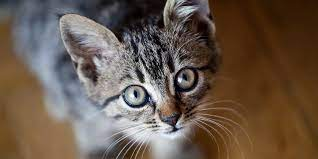
#> input picture data/cat.jpeg, 318 x 159 px
$ jupyter execute assignment8.ipynb
#> lines starting #> are read from the running program, lines starting #| are printed output that depends on the picture
# Math for Machine Learning Exercise

[cell 1]
import numpy as np
import matplotlib.pyplot as plt
from numpy.linalg import svd
from PIL import Image
import cv2
import sys
from ipywidgets import interact, interactive, interact_manual

[cell 2]
# replace images with the image you want to compress
images = {
    "Cat": np.asarray(Image.open('data/cat.jpeg')),

}

[cell 3]
def show_images(img_name):
    'It will show image in widgets'
    print("Loading...")
    plt.title("Image Name: "+img_name+"\n")
    plt.imshow(images[img_name])
    plt.axis('off')
    plt.show()

[cell 4]
interact(show_images, img_name=list(images.keys()))
#> the sliders are set to img_name = Cat

[cell 5]
import numpy as np

class PCA:
    def __init__(self, k_components):
        self.k_components = k_components
        self.components = None
        self.X_avg = None

    def fit(self, X):
        self.X_avg = np.mean(X, axis=0)
        X = X - self.X_avg
        # covariance
        covariance = np.cov(X.T)
        eigenvalues, eigenvectors = np.linalg.eig(covariance)
        eigenvectors = eigenvectors.T
        idxs = np.argsort(eigenvalues)[::-1]
        eigenvalues = eigenvalues[idxs]
        eigenvectors = eigenvectors[idxs]
        # save first n eigenvectors
        self.components = eigenvectors[0:self.k_components]

    def transform(self, X):
        # project data
        X = X - self.X_avg
        return np.dot(X, self.components.T)

[cell 6]
pca = PCA(12)
img = images['Cat']
#> img is the input picture: shape (159, 318, 3); mean R, G, B 105.2, 88.6, 75.5
img_r = np.reshape(img, (img.shape[0], img.shape[1] * img.shape[2]))
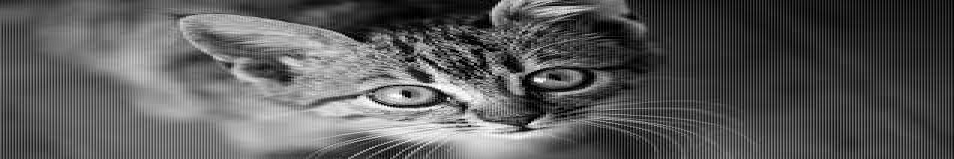
#> img_r: shape (159, 954); min 0, max 255, mean 89.8
pca.fit(img_r)
#> in fit, `self.X_avg = np.mean(X, axis=0)`: self.X_avg = 954 values, max 147.7 at index 311, min 15.62 at index 953, mean 89.76
#> in fit, `X = X - self.X_avg`:
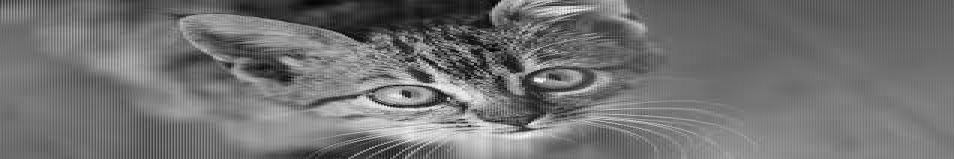
#> X: shape (159, 954) float64; min -134.2, max 165.2, mean 0; drawn with min black and max white
#> in fit, `covariance = np.cov(X.T)`:
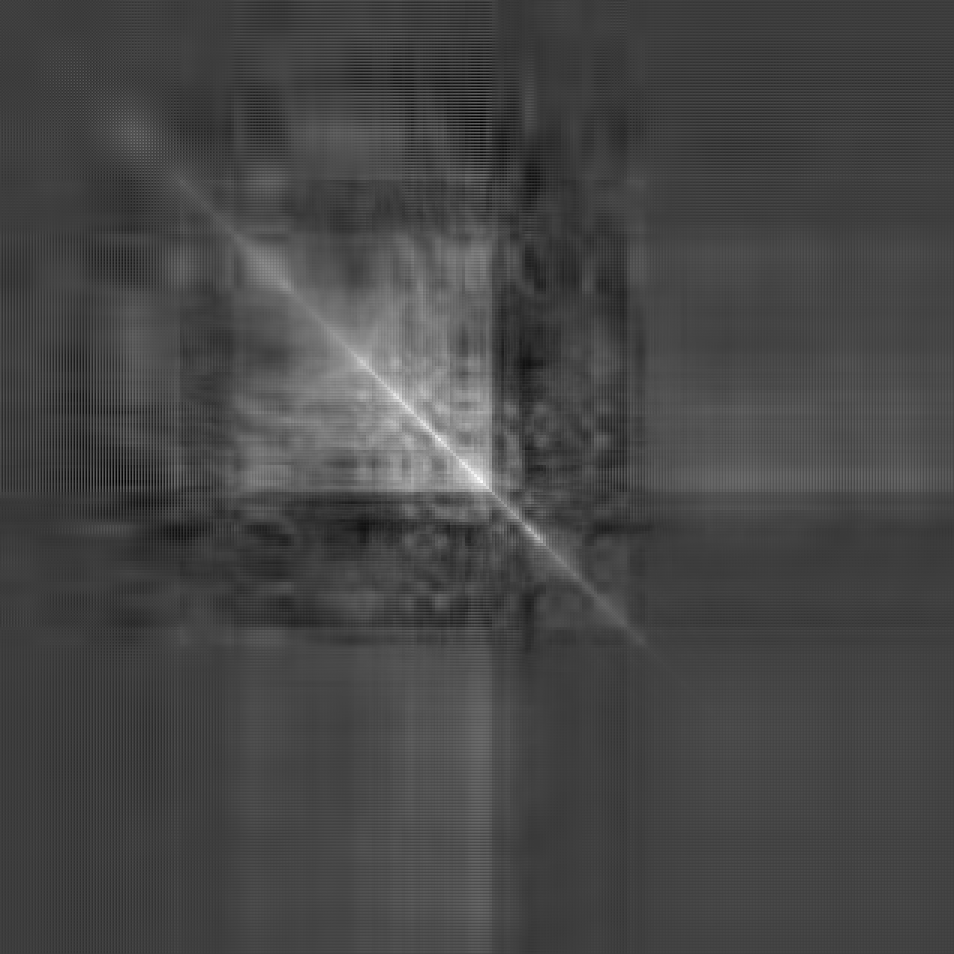
#> covariance: shape (954, 954) float64; min -2152.2, max 6800.6, mean 307; drawn with min black and max white
#> in fit, `idxs = np.argsort(eigenvalues)[::-1]`: idxs = 954 values, max 953 at index 533, min 0 at index 0, mean 476.5

[cell 7]
img_c = pca.transform(img_r)
temp = np.dot(img_c, pca.components) + pca.X_avg
temp = np.reshape(temp, img.shape)
print(temp.shape)
#| (159, 318, 3)
plt.imshow(np.array(temp).astype(int))
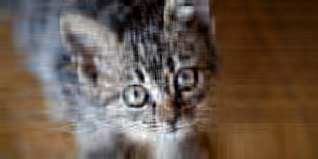
#> shown: shape (159, 318, 3); mean R, G, B 104.7, 88.1, 75.1

$ run again, with data/flower.jpg copied over data/cat.jpeg
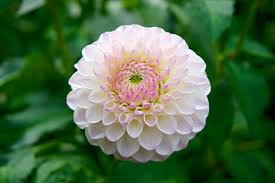
#> input picture data/flower.jpg, 275 x 183 px
#> img is the input picture: shape (183, 275, 3); mean R, G, B 76.2, 108.2, 70
#> self.X_avg = 825 values, max 162.3 at index 484, min 1.68 at index 818, mean 84.8
#> in fit, `covariance = np.cov(X.T)`:
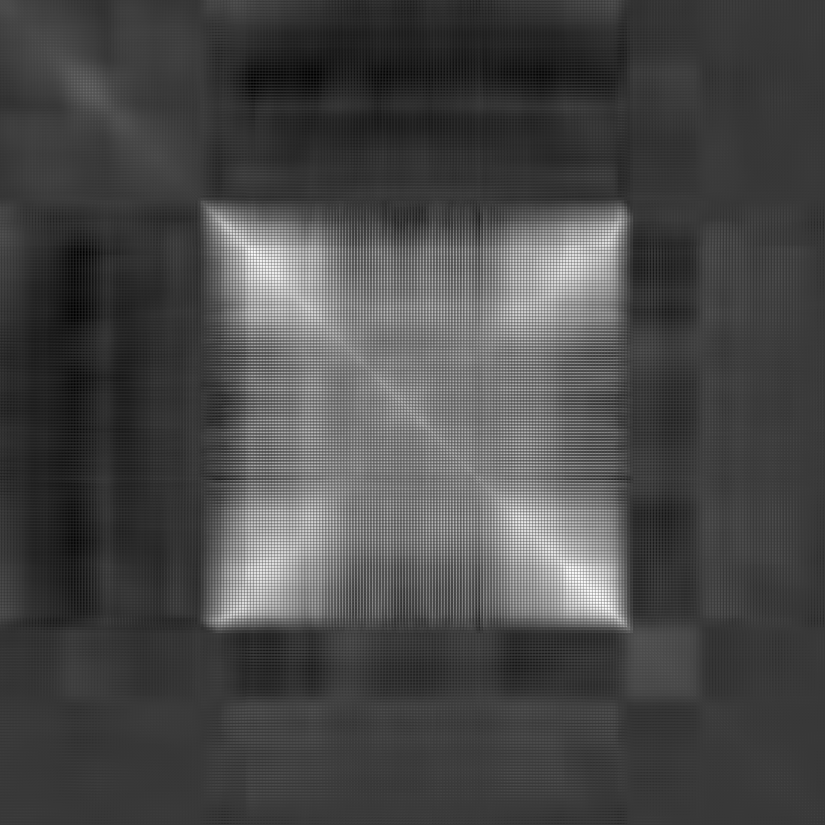
#> covariance: shape (825, 825) float64; min -2684.3, max 9390.8, mean 731.3; drawn with min black and max white
#> idxs = 825 values, max 824 at index 461, min 0 at index 0, mean 412
#| (183, 275, 3)
#> `[cell 7] img_c = pca.transform(img_r) temp = np.dot(img_c, pca.compone..`:
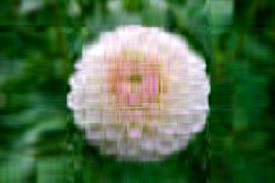
#> shown: shape (183, 275, 3); mean R, G, B 76.1, 107.7, 70.1

$ run again, with data/lion.jpg copied over data/cat.jpeg
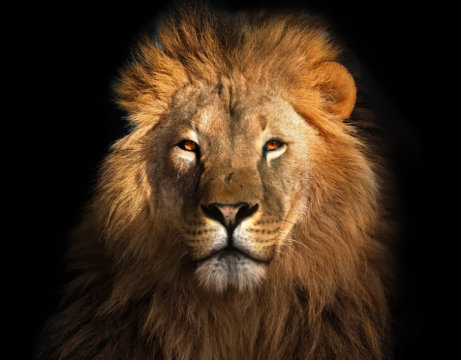
#> input picture data/lion.jpg, 461 x 360 px
#> img is the input picture: shape (360, 461, 3); mean R, G, B 63.8, 44.1, 26.1
#> self.X_avg = 1383 values, max 152.5 at index 870, min 0 at index 0, mean 44.64
#> in fit, `covariance = np.cov(X.T)`:
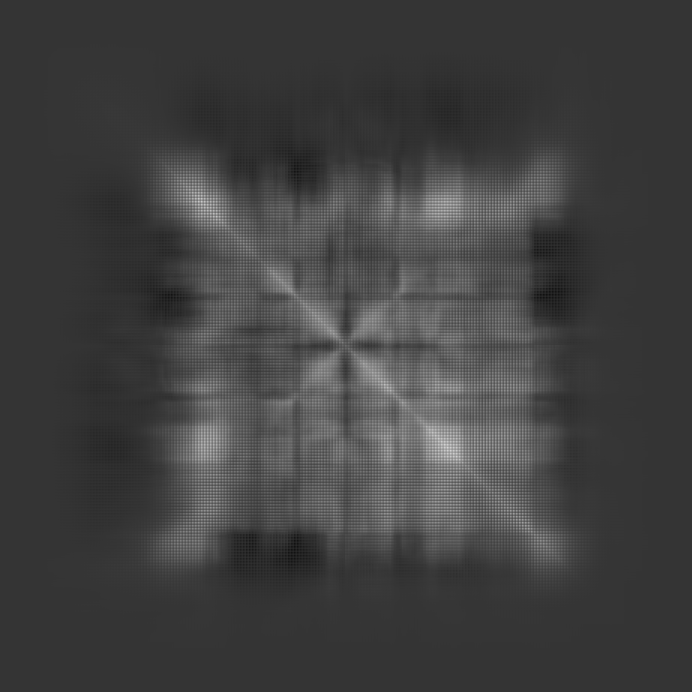
#> covariance: shape (1383, 1383) float64 (shown at 1/2 size); min -1437.7, max 5487.2, mean 326.2; drawn with min black and max white
#> idxs = 1383 values, max 1382 at index 790, min 0 at index 0, mean 691
#| (360, 461, 3)
#> `[cell 7] img_c = pca.transform(img_r) temp = np.dot(img_c, pca.compone..`:
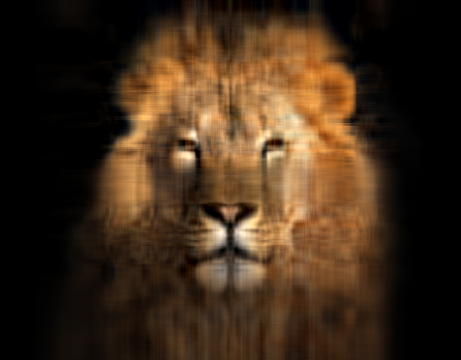
#> shown: shape (360, 461, 3); mean R, G, B 63.6, 43.9, 25.8
